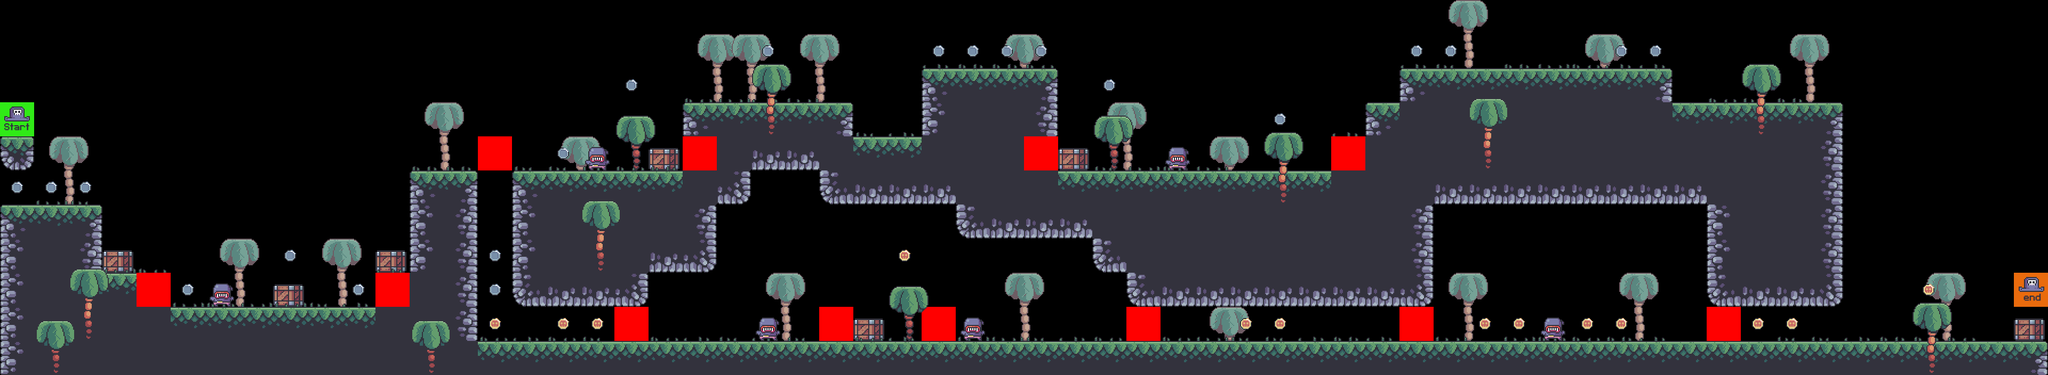

Rendered tile map (Tiled .tmx) drawn with the repository's tilesets; below, a short description and the map source with its tile grids summarised:
An orthogonal 60x11 tile map with 64x64 px tiles, 9 tile layers (bg_palms, terrain, crates, grass, ...), 7 tilesets.

<map version="1.9" tiledversion="1.9.2" orientation="orthogonal" renderorder="right-down" width="60" height="11" tilewidth="64" tileheight="64" infinite="0" nextlayerid="10" nextobjectid="1">
 <editorsettings>
  <export target="../3/level_3.csv" format="csv" />
 </editorsettings>
 <tileset firstgid="1" source="../tilesets/terrain_tiles.tsx" />
 <tileset firstgid="17" source="../tilesets/grass_tiles.tsx" />
 <tileset firstgid="22" source="../tilesets/coin_tiles.tsx" />
 <tileset firstgid="24" source="../tilesets/crates.tsx" />
 <tileset firstgid="25" source="../tilesets/palms.tsx" />
 <tileset firstgid="28" source="../tilesets/enemy_tile.tsx" />
 <tileset firstgid="30" source="../tilesets/player_tiles.tsx" />
 <layer id="6" name="bg_palms" width="60" height="11">
  <data>[660 cells, 20 non-empty, 1 distinct tile ids]</data>
 </layer>
 <layer id="1" name="terrain" width="60" height="11">
  <data>[660 cells, 254 non-empty, 10 distinct tile ids]</data>
 </layer>
 <layer id="4" name="crates" width="60" height="11">
  <data>[660 cells, 7 non-empty, 1 distinct tile ids]</data>
 </layer>
 <layer id="2" name="grass" width="60" height="11">
  <data>[660 cells, 84 non-empty, 5 distinct tile ids]</data>
 </layer>
 <layer id="7" name="enemies" width="60" height="11">
  <data>[660 cells, 6 non-empty, 1 distinct tile ids]</data>
 </layer>
 <layer id="8" name="constraints" width="60" height="11">
  <data>[660 cells, 12 non-empty, 1 distinct tile ids]</data>
 </layer>
 <layer id="5" name="fg_palms" width="60" height="11">
  <data>[660 cells, 12 non-empty, 2 distinct tile ids]</data>
 </layer>
 <layer id="3" name="coins" width="60" height="11">
  <data>[660 cells, 34 non-empty, 2 distinct tile ids]</data>
 </layer>
 <layer id="9" name="player" width="60" height="11">
  <data>[660 cells, 2 non-empty, 2 distinct tile ids]</data>
 </layer>
</map>
